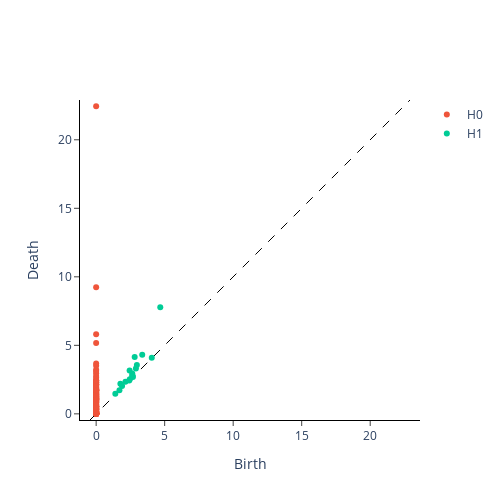

The notebook cell this image was saved under:
### Code cell
import numpy as np
from scipy import stats
fig, ax = plt.subplots(figsize=(10, 10))
homo = None
for i, gp in year1.groupby('season'):
    gp.sort_index(inplace=True)
    x = gp.lon.values
    y = gp.lat.values

    # KDE
    positions = np.vstack([x, y])
    kernel = stats.gaussian_kde(positions)
    dens = kernel(positions)

    # Density Estimation
    hm, bounds = heatmap(x, y, 32)    # Gaussian Image Filter
    # heatmap, bounds = interp(x, y)    # 2D interpolation

    plt.imshow(hm.T, extent=bounds, origin='lower')
    # Overlay Raw data
    plt.scatter(x, y, c='k', s=1)
    display(max(dens))
    max_value = dens.max()
    test = gp[dens > max_value - max_value*.20]
    test.to_csv('test{}.csv'.format(i))
    plt.scatter(test.lon.values, test.lat.values, c='r', marker='+', s=8)
    plt.show()

    # PERSIM
    gp['t'] = gp.index - gp.index.min()
    gp.t = gp.t.astype(int) * 1.15741e-14
    # X = np.stack([gp.lat.values, gp.lon.values])
    X = np.vstack([gp.lat.values, gp.lon.values])
    x = np.expand_dims(X.T, axis=0)
    display(x.shape)
    homology_dimensions = [0, 1]

    persistence = VietorisRipsPersistence(
        metric="euclidean", homology_dimensions=homology_dimensions, n_jobs=1
    )
    homo = persistence.fit_transform(x)
    display(persistence.fit_transform_plot(x))
    break

### Figure 1 — Plotly figure (JSON) as saved in the notebook; plotly's stock layout.template omitted (floating-point values rounded to 4 significant figures; data arrays with more than 128 entries replaced by an {"elided": "..."} marker saying what was removed)
{"data": [{"hoverinfo": "none", "line": {"color": "black", "dash": "dash", "width": 1}, "mode": "lines", "showlegend": false, "x": [-0.4491, 22.9], "y": [-0.4491, 22.9], "type": "scatter"}, {"hoverinfo": "text", "hovertext": {"elided": "137 str values"}, "mode": "markers", "name": "H0", "x": {"elided": "137 float values"}, "y": {"elided": "137 float values"}, "type": "scatter"}, {"hoverinfo": "text", "hovertext": ["(4.679819107055664, 7.781670570373535)", "(4.058038711547852, 4.085264205932617)", "(3.3621087074279785, 4.309179782867432)", "(2.970712423324585, 3.571812868118286)", "(2.9003069400787354, 3.308241128921509)", "(2.811353921890259, 4.15632963180542)", "(2.6823718547821045, 2.689098358154297)", "(2.6551718711853027, 2.7718281745910645)", "(2.6363120079040527, 2.9479944705963135)", "(2.6343629360198975, 2.7693333625793457)", "(2.4551031589508057, 2.5185461044311523)", "(2.441114902496338, 3.1663098335266113)", "(2.417076349258423, 2.435366630554199)", "(2.1369616985321045, 2.350318193435669)", "(1.8904995918273926, 2.0236377716064453)", "(1.7678260803222656, 2.1973531246185303)", "(1.6994404792785645, 1.7150946855545044)", "(1.3997163772583008, 1.461083173751831)"], "mode": "markers", "name": "H1", "x": [4.68, 4.058, 3.362, 2.971, 2.9, 2.811, 2.682, 2.655, 2.636, 2.634, 2.455, 2.441, 2.417, 2.137, 1.89, 1.768, 1.699, 1.4], "y": [7.782, 4.085, 4.309, 3.572, 3.308, 4.156, 2.689, 2.772, 2.948, 2.769, 2.519, 3.166, 2.435, 2.35, 2.024, 2.197, 1.715, 1.461], "type": "scatter"}], "layout": {"xaxis": {"title": {"text": "Birth"}, "side": "bottom", "type": "linear", "range": [-0.4491, 22.9], "autorange": false, "ticks": "outside", "showline": true, "zeroline": true, "linewidth": 1, "linecolor": "black", "mirror": false, "showexponent": "all", "exponentformat": "e"}, "yaxis": {"title": {"text": "Death"}, "side": "left", "type": "linear", "range": [-0.4491, 22.9], "autorange": false, "scaleanchor": "x", "scaleratio": 1, "ticks": "outside", "showline": true, "zeroline": true, "linewidth": 1, "linecolor": "black", "mirror": false, "showexponent": "all", "exponentformat": "e"}, "width": 500, "height": 500, "plot_bgcolor": "white"}}
